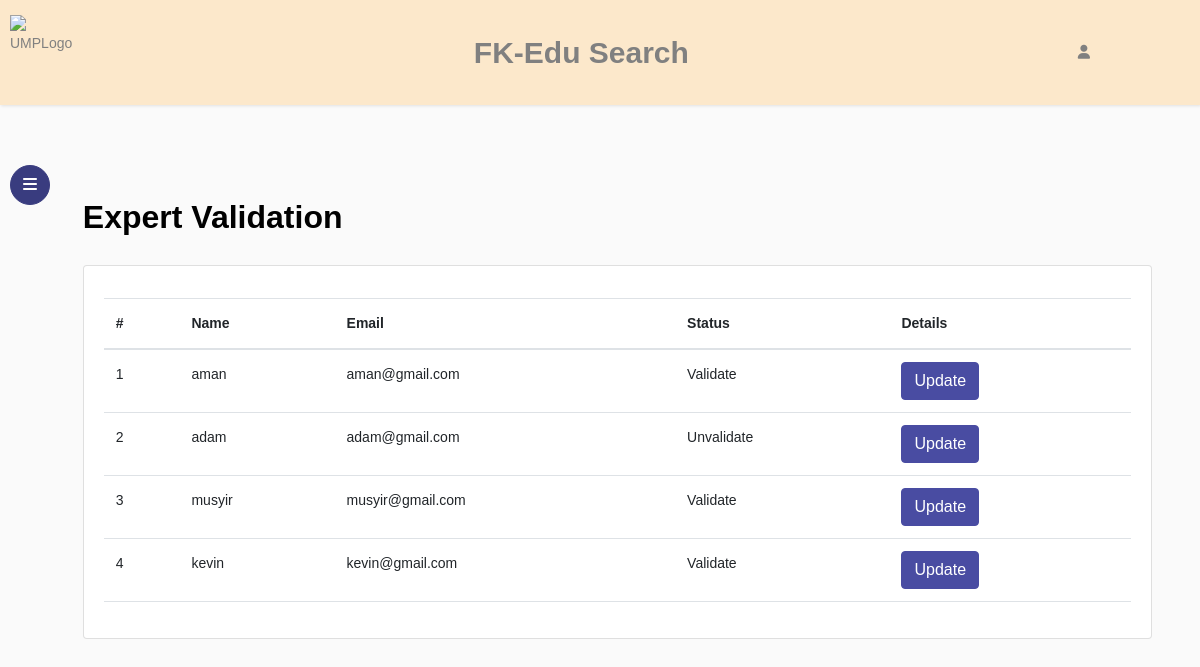
Page /ExpertValidation.php on the earlier database version.
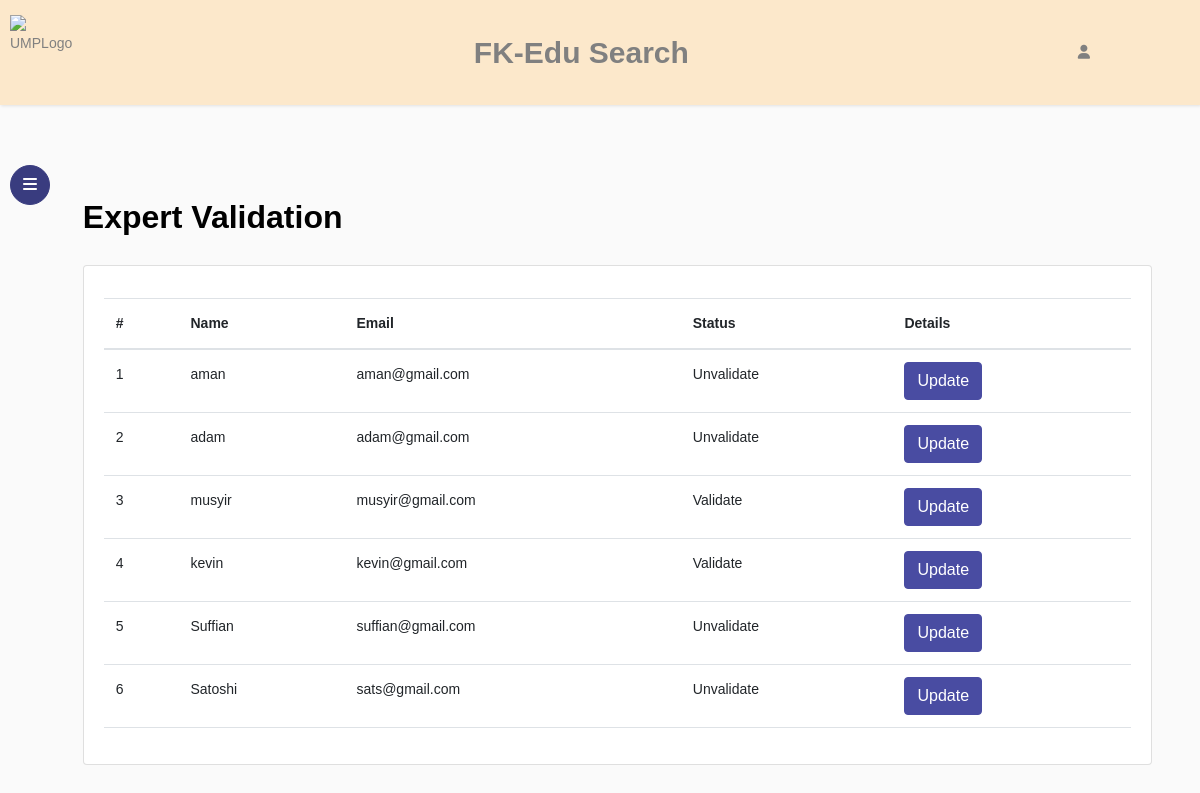
Same page on the later database version.
### tables this page shows
CREATE TABLE `expert` (
  `id` int(11) NOT NULL,
  `name_expert` varchar(60) NOT NULL,
  `pass_expert` varchar(60) NOT NULL,
  `email_expert` varchar(60) NOT NULL,
  `status_expert` varchar(60) NOT NULL
);

### ExpertValidation.php (the view, shortened to what this page needs)
<?php
$conn = mysqli_connect("localhost", "root", "", "fkedu") or die(mysqli_connect_error());
?>
<!doctype html>
<html lang="en">
<head>
  <link href="https://cdn.jsdelivr.net/npm/bootstrap@5.3.0/dist/css/bootstrap.min.css" rel="stylesheet">
  <link rel="stylesheet" href="https://stackpath.bootstrapcdn.com/font-awesome/4.7.0/css/font-awesome.min.css">
  <link rel="stylesheet" href="css/style.css">
</head>
<body>
  <nav class="navbar navbar-default" style="background-color: #fce8cb;">
    <img src="images\01-Logo UMP_Full Color.png" alt="UMPLogo" width="75" height="75">
    <a style="font-weight: bold; font-size: 30px;">FK-Edu Search</a>
    <div style="margin-right: 100px;" class="dropdown">
      <span><i class="fa-solid fa-user"></i></span>
    </div>
  </nav>
  <div class="wrapper d-flex align-items-stretch">
    <nav id="sidebar" class="active">
      <div class="custom-menu">
        <button type="button" id="sidebarCollapse" class="btn btn-primary">
          <i class="fa fa-bars"></i>
        </button>
      </div>
    </nav>
    <div style="height: 150px; width: 3%; "></div>
    <div id="content" class="p-4 p-md-5 pt-5">
      <h2 class="mb-4" style="font-weight: bold;">Expert Validation</h2>
      <div class="card">
        <div class="card-body">
          <table class="table table-hover">
            <thead>
              <tr>
                <th scope="col">#</th>
                <th scope="col">Name</th>
                <th scope="col">Email</th>
                <th scope="col">Status</th>
                <th scope="col">Details</th>
              </tr>
            </thead>
            <tbody>
              <tr>
                <?php
                $query = "SELECT `id`, `name_expert`, `email_expert`, `status_expert` FROM expert";
                $result = mysqli_query($conn, $query); ?>
                <?php while ($row = $result->fetch_array()) { ?>
                  <td><?php echo $row['id']; ?> </td>
                  <td><?php echo $row['name_expert']; ?> </td>
                  <td><?php echo $row['email_expert']; ?> </td>
                  <td><?php echo $row['status_expert']; ?> </td>
                  <td>
                    <form action="updateExpert.php" method="post"><input type="number" name="id" value="<?php echo $row['id']; ?>" hidden><input type="submit" class="btn btn-primary" value="Update"></form>
                  </td>
              </tr>
            <?php } ?>
            </tbody>
          </table>
        </div>
      </div>
    </div>
  </div>
</body>
</html>

### ExpertValidation.php (style rules this page uses)
.dropdown { position: relative; display: inline-block; }

Differences in the rows shown:
changed expert "aman": status_expert "Validate" → "Unvalidate"
added expert: id "5", name_expert "Suffian", email_expert "suffian@gmail.com", status_expert "Unvalidate"
added expert: id "6", name_expert "Satoshi", email_expert "sats@gmail.com", status_expert "Unvalidate"
